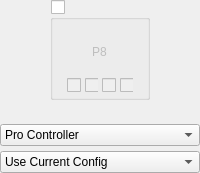
            <widget class="QWidget" name="widgetPlayer8" native="true">
             <layout class="QVBoxLayout" name="verticalLayout_26">
              <property name="spacing">
               <number>5</number>
              </property>
              <property name="leftMargin">
               <number>0</number>
              </property>
              <property name="topMargin">
               <number>0</number>
              </property>
              <property name="rightMargin">
               <number>0</number>
              </property>
              <property name="bottomMargin">
               <number>0</number>
              </property>
              <item alignment="Qt::AlignHCenter">
               <widget class="QGroupBox" name="groupPlayer8Connected">
                <property name="minimumSize">
                 <size>
                  <width>100</width>
                  <height>100</height>
                 </size>
                </property>
                <property name="maximumSize">
                 <size>
                  <width>100</width>
                  <height>100</height>
                 </size>
                </property>
                <property name="title">
                 <string/>
                </property>
                <property name="checkable">
                 <bool>true</bool>
                </property>
                <property name="checked">
                 <bool>false</bool>
                </property>
                <layout class="QVBoxLayout" name="verticalLayout_11" stretch="1,0">
                 <property name="spacing">
                  <number>7</number>
                 </property>
                 <property name="leftMargin">
                  <number>14</number>
                 </property>
                 <property name="topMargin">
                  <number>7</number>
                 </property>
                 <property name="rightMargin">
                  <number>14</number>
                 </property>
                 <property name="bottomMargin">
                  <number>4</number>
                 </property>
                 <item>
                  <widget class="QWidget" name="controllerPlayer8" native="true">
                   <property name="styleSheet">
                    <string notr="true"/>
                   </property>
                   <layout class="QVBoxLayout" name="verticalLayout_19">
                    <property name="topMargin">
                     <number>16</number>
                    </property>
                    <item alignment="Qt::AlignHCenter|Qt::AlignVCenter">
                     <widget class="QLabel" name="labelPlayer8">
                      <property name="text">
                       <string>P8</string>
                      </property>
                     </widget>
                    </item>
                   </layout>
                  </widget>
                 </item>
                 <item alignment="Qt::AlignHCenter">
                  <widget class="QWidget" name="Player8LEDs" native="true">
                   <property name="enabled">
                    <bool>false</bool>
                   </property>
                   <property name="minimumSize">
                    <size>
                     <width>0</width>
                     <height>10</height>
                    </size>
                   </property>
                   <layout class="QHBoxLayout" name="horizontalLayout_14">
                    <property name="spacing">
                     <number>4</number>
                    </property>
                    <property name="leftMargin">
                     <number>0</number>
                    </property>
                    <property name="topMargin">
                     <number>0</number>
                    </property>
                    <property name="rightMargin">
                     <number>0</number>
                    </property>
                    <property name="bottomMargin">
                     <number>0</number>
                    </property>
                    <item>
                     <widget class="QCheckBox" name="checkboxPlayer8LED1"/>
                    </item>
                    <item>
                     <widget class="QCheckBox" name="checkboxPlayer8LED2"/>
                    </item>
                    <item>
                     <widget class="QCheckBox" name="checkboxPlayer8LED3"/>
                    </item>
                    <item>
                     <widget class="QCheckBox" name="checkboxPlayer8LED4"/>
                    </item>
                   </layout>
                  </widget>
                 </item>
                </layout>
               </widget>
              </item>
              <item>
               <widget class="QWidget" name="Player8Explain" native="true">
                <property name="minimumSize">
                 <size>
                  <width>0</width>
                  <height>10</height>
                 </size>
                </property>
                <property name="maximumSize">
                 <size>
                  <width>150</width>
                  <height>16777215</height>
                 </size>
                </property>
                <layout class="QVBoxLayout" name="verticalLayout_35">
                 <property name="spacing">
                  <number>0</number>
                 </property>
                 <property name="leftMargin">
                  <number>0</number>
                 </property>
                 <property name="topMargin">
                  <number>0</number>
                 </property>
                 <property name="rightMargin">
                  <number>0</number>
                 </property>
                 <property name="bottomMargin">
                  <number>0</number>
                 </property>
                 <item>
                  <widget class="QLabel" name="labelPlayer8Explain">
                   <property name="alignment">
                    <set>Qt::AlignCenter</set>
                   </property>
                  </widget>
                 </item>
                </layout>
               </widget>
              </item>
              <item>
               <widget class="QComboBox" name="comboPlayer8Emulated">
                <item>
                 <property name="text">
                  <string>Pro Controller</string>
                 </property>
                </item>
                <item>
                 <property name="text">
                  <string>Dual Joycons</string>
                 </property>
                </item>
                <item>
                 <property name="text">
                  <string>Left Joycon</string>
                 </property>
                </item>
                <item>
                 <property name="text">
                  <string>Right Joycon</string>
                 </property>
                </item>
               </widget>
              </item>
              <item>
               <widget class="QComboBox" name="comboPlayer8Profile">
                <item>
                 <property name="text">
                  <string>Use Current Config</string>
                 </property>
                </item>
               </widget>
              </item>
             </layout>
            </widget>
